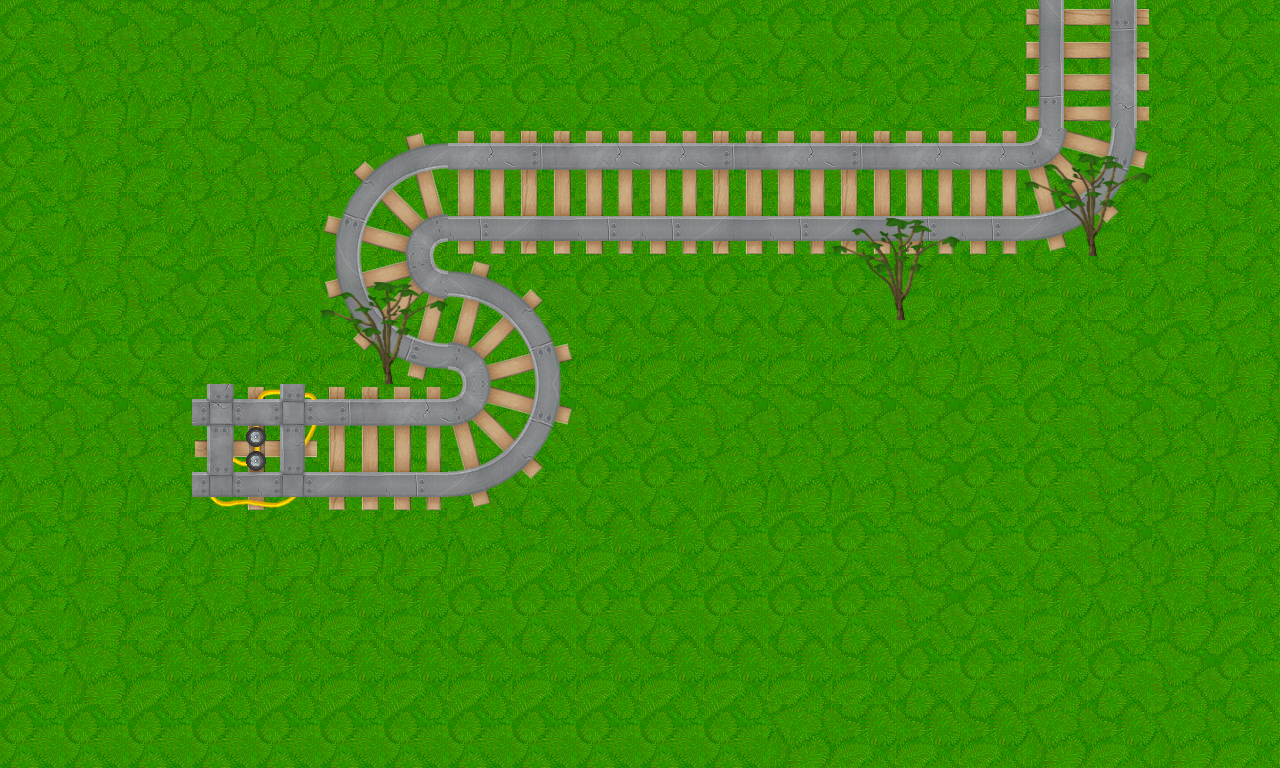

This game map was drawn from its Tiled (.tmx) file and the tilesets committed beside it. A one-line description and the full map source follow:
An orthogonal 20x12 tile map with 64x64 px tiles, 4 tile layers (Tile Layer 1, Tile Layer 2, Tile Layer 3, trees), 10 tilesets.

<map version="1.8" tiledversion="1.8.2" orientation="orthogonal" renderorder="right-down" width="20" height="12" tilewidth="64" tileheight="64" infinite="0" nextlayerid="7" nextobjectid="1">
 <tileset firstgid="1" source="../forest_tiles.tsx" />
 <tileset firstgid="65" source="../[64x64] Rocky Grass.tsx" />
 <tileset firstgid="121" source="../arvorinha.tsx" />
 <tileset firstgid="122" source="../pedrita.tsx" />
 <tileset firstgid="123" source="default_grass.tsx" />
 <tileset firstgid="127" source="carts_rail_straight.tsx" />
 <tileset firstgid="131" source="carts_rail_curved.tsx" />
 <tileset firstgid="135" source="carts_rail_t_junction_pwr.tsx" />
 <tileset firstgid="139" source="default_acacia_bush_sapling.tsx" />
 <tileset firstgid="143" source="default_fence_wood.tsx" />
 <layer id="1" name="Tile Layer 1" width="20" height="12">
  <data encoding="csv">
124,123,123,123,125,125,125,125,125,123,123,124,124,124,124,124,124,124,124,124,
124,125,125,125,123,124,124,124,124,124,124,124,126,126,124,126,126,126,126,124,
124,125,126,123,123,123,123,123,123,123,123,123,123,123,123,123,124,124,126,126,
124,125,126,125,125,125,125,125,125,125,125,125,123,124,124,124,124,126,125,126,
124,125,123,124,124,124,124,124,124,124,124,124,124,124,126,126,126,126,125,126,
123,124,124,124,126,126,126,126,126,126,126,126,126,126,125,125,126,123,124,125,
123,123,123,123,123,123,123,123,123,123,124,123,123,123,123,124,124,123,123,125,
125,125,125,123,123,123,123,123,124,124,124,125,125,125,123,124,124,123,125,125,
124,125,126,125,125,125,125,125,126,126,126,124,124,124,123,124,124,123,125,126,
124,125,126,125,126,126,126,124,124,124,124,124,124,124,123,124,126,125,125,126,
124,125,126,126,126,126,126,126,126,126,126,126,126,126,124,124,126,124,123,124,
124,124,124,124,124,124,124,124,124,124,124,124,125,126,126,126,125,126,125,126
</data>
 </layer>
 <layer id="2" name="Tile Layer 2" width="20" height="12">
  <data encoding="csv">
0,0,0,0,0,0,0,0,0,0,0,0,0,0,0,0,0,0,0,0,
0,0,0,0,0,0,0,0,0,0,0,0,0,0,0,0,0,0,0,0,
0,0,0,0,0,0,0,0,0,0,0,0,0,0,0,0,0,0,0,0,
0,0,0,0,0,0,0,0,0,0,0,0,0,0,0,0,0,0,0,0,
0,0,0,0,0,0,0,0,0,0,0,0,0,0,0,0,0,0,0,0,
0,0,0,0,0,0,0,0,0,0,0,0,0,0,0,0,0,0,0,0,
0,0,0,0,0,0,0,0,0,0,0,0,0,0,0,0,0,0,0,0,
0,0,0,0,0,0,0,0,0,0,0,0,0,0,0,0,0,0,0,0,
0,0,0,0,0,0,0,0,0,0,0,0,0,0,0,0,0,0,0,0,
0,0,0,0,0,0,0,0,0,0,0,0,0,0,0,0,0,0,0,0,
0,0,0,0,0,0,0,0,0,0,0,0,0,0,0,0,0,0,0,0,
0,0,0,0,0,0,0,0,0,0,0,0,0,0,0,0,0,0,0,0
</data>
 </layer>
 <layer id="3" name="Tile Layer 3" width="20" height="12">
  <data encoding="csv">
0,0,0,0,0,0,0,0,0,0,0,0,0,0,0,0,127,128,0,0,
0,0,0,0,0,0,0,0,0,0,0,0,0,0,0,0,129,130,0,0,
0,0,0,0,0,131,132,1610612866,1610612864,1610612866,1610612866,1610612864,1610612866,1610612864,1610612866,1610612866,3221225606,3221225605,0,0,
0,0,0,0,0,133,134,1610612865,1610612863,1610612865,1610612865,1610612863,1610612865,1610612863,1610612865,1610612865,3221225604,3221225603,0,0,
0,0,0,0,0,1610612868,1610612870,2147483780,2147483779,0,0,0,0,0,0,0,0,0,0,0,
0,0,0,0,0,1610612867,1610612869,2147483782,2147483781,0,0,0,0,0,0,0,0,0,0,0,
0,0,0,1610612872,1610612874,1610612864,1610612866,3221225606,3221225605,0,0,0,0,0,0,0,0,0,0,0,
0,0,0,1610612871,1610612873,1610612863,1610612865,3221225604,3221225603,0,0,0,0,0,0,0,0,0,0,0,
0,0,0,0,0,0,0,0,0,0,0,0,0,0,0,0,0,0,0,0,
0,0,0,0,0,0,0,0,0,0,0,0,0,0,0,0,0,0,0,0,
0,0,0,0,0,0,0,0,0,0,0,0,0,0,0,0,0,0,0,0,
0,0,0,0,0,0,0,0,0,0,0,0,0,0,0,0,0,0,0,0
</data>
 </layer>
 <layer id="6" name="trees" width="20" height="12">
  <data encoding="csv">
0,0,0,0,0,0,0,0,0,0,0,0,0,0,0,0,0,0,0,0,
0,0,0,0,0,0,0,0,0,0,0,0,0,0,0,0,0,0,0,0,
0,0,0,0,0,0,0,0,0,0,0,0,0,0,0,0,139,140,0,0,
0,0,0,0,0,0,0,0,0,0,0,0,0,139,140,0,141,142,0,0,
0,0,0,0,0,139,140,0,0,0,0,0,0,141,142,0,0,0,0,0,
0,0,0,0,0,141,142,0,0,0,0,0,0,0,0,0,0,0,0,0,
0,0,0,0,0,0,0,0,0,0,0,0,0,0,0,0,0,0,0,0,
0,0,0,0,0,0,0,0,0,0,0,0,0,0,0,0,0,0,0,0,
0,0,0,0,0,0,0,0,0,0,0,0,0,0,0,0,0,0,0,0,
0,0,0,0,0,0,0,0,0,0,0,0,0,0,0,0,0,0,0,0,
0,0,0,0,0,0,0,0,0,0,0,0,0,0,0,0,0,0,0,0,
0,0,0,0,0,0,0,0,0,0,0,0,0,0,0,0,0,0,0,0
</data>
 </layer>
</map>
